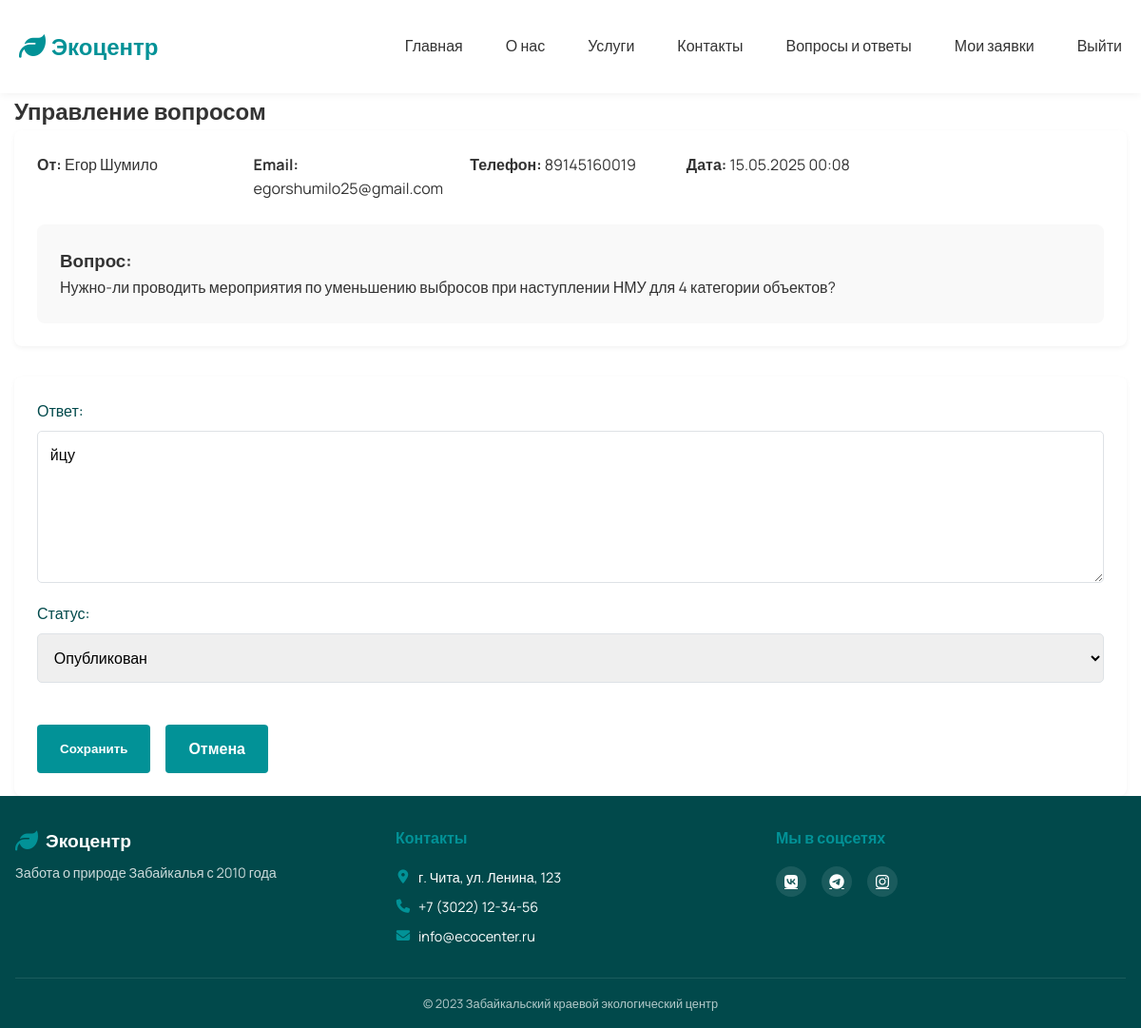
Page /faq/1/ (signed in) on the committed database.
### core/models.py (models this page shows, shortened)
class ContactMessage(models.Model):
    STATUS_CHOICES = [
        ('new', 'Новый'),
        ('processed', 'Обработан'),
        ('published', 'Опубликован с ответом'),
    ]
    user = models.ForeignKey(User, on_delete=models.SET_NULL, null=True, blank=True)
    name = models.CharField(max_length=100, verbose_name="Имя")
    email = models.EmailField(verbose_name="Email")
    phone = models.CharField(max_length=20, verbose_name="Телефон", blank=True)
    message = models.TextField(verbose_name="Сообщение")
    answer = models.TextField(verbose_name="Ответ", blank=True)
    status = models.CharField(max_length=20, choices=STATUS_CHOICES, default='new')
    created_at = models.DateTimeField(auto_now_add=True, verbose_name="Дата создания")
    updated_at = models.DateTimeField(auto_now=True, verbose_name="Дата обновления")
    class Meta:
        verbose_name = "Сообщение"
        verbose_name_plural = "Сообщения"
        ordering = ['-created_at']

### core/views.py (the view, shortened to what this page needs)
# urls.py: path('faq/<int:message_id>/', views.answer_faq, name='answer_faq'),
@user_passes_test(lambda u: u.is_staff)
def answer_faq(request, message_id):
    message = get_object_or_404(ContactMessage, id=message_id)
    return render(request, 'core/answer_faq.html', {'message': message})

### core/context_processors.py (called while the page is built)
def site_settings(request):
    settings = SiteSetting.objects.first()
    return {'settings': settings}

### templates/core/answer_faq.html (shortened to what this page needs)
{% extends 'base.html' %}
{% block content %}
<section class="answer-section">
    <div class="container">
        <h1>Управление вопросом</h1>
        <div class="question-container">
            <div class="question-info">
                <p><strong>От:</strong> {{ message.name }}</p>
                <p><strong>Email:</strong> {{ message.email }}</p>
                <p><strong>Телефон:</strong> {{ message.phone|default:"не указан" }}</p>
                <p><strong>Дата:</strong> {{ message.created_at|date:"d.m.Y H:i" }}</p>
            </div>
            <div class="question-text">
                <h3>Вопрос:</h3>
                <p>{{ message.message }}</p>
            </div>
        </div>
        <form method="post" class="answer-form">
            <div class="form-group">
                <label for="answer">Ответ:</label>
                <textarea name="answer" id="answer" rows="6" class="form-control">{{ message.answer }}</textarea>
            </div>
            <div class="form-group">
                <label for="status">Статус:</label>
                <select name="status" id="status" class="form-control">
                    <option value="published" {% if message.status == 'published' %}selected{% endif %}>Опубликован</option>
                </select>
            </div>
            <div class="form-actions">
                <button type="submit" class="btn">Сохранить</button>
                <a href="{% url 'faq' %}" class="btn btn-secondary">Отмена</a>
            </div>
        </form>
    </div>
</section>
{% endblock %}

### static/css/style.css (style rules this page uses)
:root { --primary: #029297; --primary-dark: #01494B; --bg: #ffffff; --text: #333333; --light: #f8f9fa; --border: #dee2e6; }
* { margin: 0; padding: 0; box-sizing: border-box; }
body { font-family: 'Manrope', sans-serif; color: var(--text); background: var(--bg); line-height: 1.6; }
.container { max-width: 1200px; margin: 0 auto; padding: 0 15px; }
.question-container { background: white; padding: 1.5rem; border-radius: 8px; box-shadow: 0 2px 5px rgba(0,0,0,0.05); margin-bottom: 2rem; }
.question-info { display: grid; grid-template-columns: repeat(auto-fill, minmax(200px, 1fr)); gap: 1rem; margin-bottom: 1.5rem; }
.question-text { background: #f9f9f9; padding: 1.5rem; border-radius: 8px; }
.answer-form { background: white; padding: 1.5rem; border-radius: 8px; box-shadow: 0 2px 5px rgba(0,0,0,0.05); }
.form-actions { display: flex; gap: 1rem; margin-top: 1.5rem; }
form { display: flex; flex-direction: column; gap: 20px; }
.form-control { width: 100%; padding: 10px 15px; border: 1px solid var(--gray); border-radius: 5px; font-family: 'Manrope', sans-serif; font-size: 1rem; }
label { font-weight: 500; color: var(--secondary-color); }
.btn { display: inline-block; padding: 0.8rem 1.5rem; background: var(--primary); color: white; border: none; border-radius: 4px; font-weight: 600; text-decoration: none; transition: all 0.3s; }
.form-group { display: flex; flex-direction: column; gap: 0.5rem; }
.form-group label { font-weight: 500; color: var(--primary-dark); }
.form-control { padding: 0.8rem; border: 1px solid var(--border); border-radius: 5px; font-size: 1rem; transition: border-color 0.3s; }

### templates/base.html (style rules this page uses)
html, body { height: 100%; margin: 0; }
body { display: flex; flex-direction: column; }

### rows in the picture
ContactMessage: name "Егор Шумило", email "egorshumilo25@gmail.com", phone "89145160019", created_at "15.05.2025 00:08", message "Нужно-ли проводить мероприятия по уменьшению выбросов при наступлении НМУ для 4 категории объектов?", answer "йцу", status "Опубликован"
